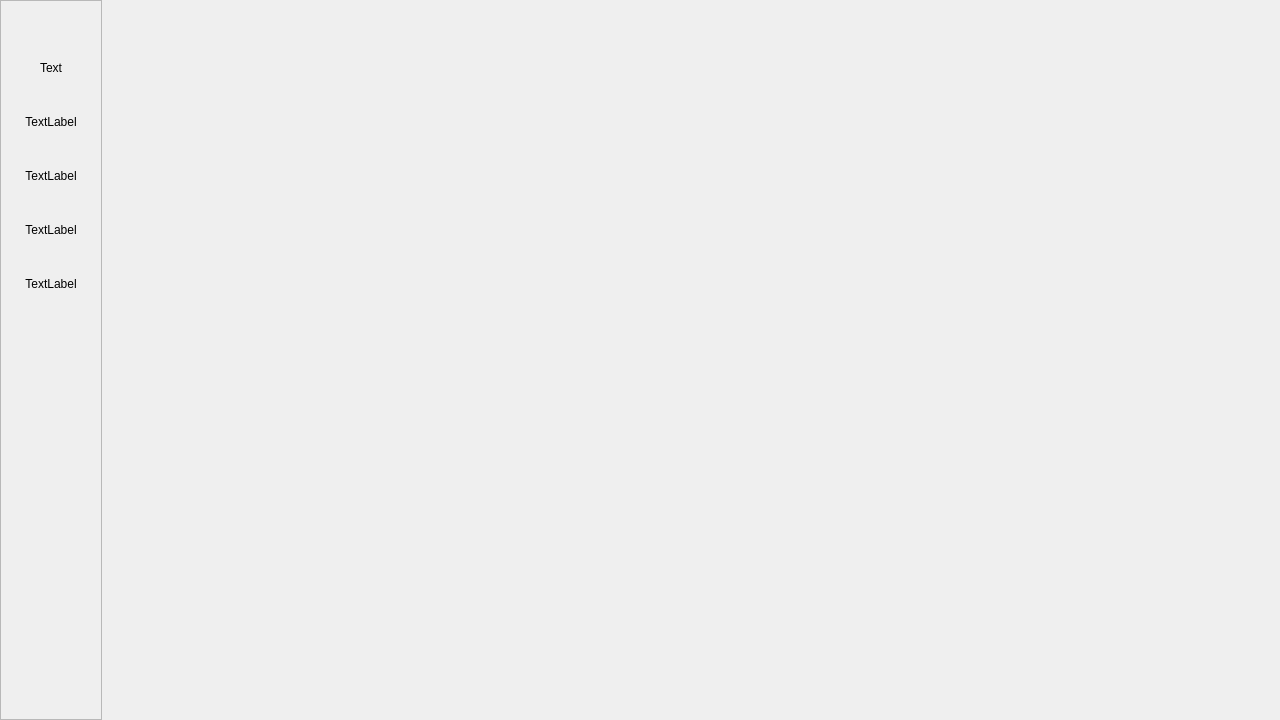
<?xml version="1.0" encoding="UTF-8"?>
<ui version="4.0">
 <class>MainWindow</class>
 <widget class="QMainWindow" name="MainWindow">
  <property name="geometry">
   <rect>
    <x>0</x>
    <y>0</y>
    <width>1280</width>
    <height>720</height>
   </rect>
  </property>
  <property name="windowTitle">
   <string>Manga Reader App</string>
  </property>
  <widget class="QWidget" name="centralwidget">
   <property name="contextMenuPolicy">
    <enum>Qt::ActionsContextMenu</enum>
   </property>
   <property name="toolTipDuration">
    <number>-4</number>
   </property>
   <layout class="QHBoxLayout" name="horizontalLayout">
    <property name="leftMargin">
     <number>0</number>
    </property>
    <property name="topMargin">
     <number>0</number>
    </property>
    <property name="rightMargin">
     <number>0</number>
    </property>
    <property name="bottomMargin">
     <number>0</number>
    </property>
    <item>
     <widget class="QWidget" name="sideMenuWidget" native="true">
      <layout class="QVBoxLayout" name="verticalLayout_2">
       <property name="leftMargin">
        <number>0</number>
       </property>
       <property name="topMargin">
        <number>0</number>
       </property>
       <property name="rightMargin">
        <number>0</number>
       </property>
       <property name="bottomMargin">
        <number>0</number>
       </property>
       <item>
        <widget class="QFrame" name="frame">
         <property name="sizePolicy">
          <sizepolicy hsizetype="Fixed" vsizetype="Preferred">
           <horstretch>0</horstretch>
           <verstretch>0</verstretch>
          </sizepolicy>
         </property>
         <property name="minimumSize">
          <size>
           <width>100</width>
           <height>0</height>
          </size>
         </property>
         <property name="layoutDirection">
          <enum>Qt::LeftToRight</enum>
         </property>
         <property name="frameShape">
          <enum>QFrame::StyledPanel</enum>
         </property>
         <property name="frameShadow">
          <enum>QFrame::Raised</enum>
         </property>
         <layout class="QVBoxLayout" name="verticalLayout_3">
          <property name="spacing">
           <number>40</number>
          </property>
          <property name="leftMargin">
           <number>20</number>
          </property>
          <property name="topMargin">
           <number>0</number>
          </property>
          <property name="rightMargin">
           <number>20</number>
          </property>
          <property name="bottomMargin">
           <number>0</number>
          </property>
          <item>
           <spacer name="verticalSpacer_2">
            <property name="orientation">
             <enum>Qt::Vertical</enum>
            </property>
            <property name="sizeType">
             <enum>QSizePolicy::Fixed</enum>
            </property>
            <property name="sizeHint" stdset="0">
             <size>
              <width>20</width>
              <height>60</height>
             </size>
            </property>
           </spacer>
          </item>
          <item>
           <widget class="QLabel" name="libraryButton">
            <property name="sizePolicy">
             <sizepolicy hsizetype="Maximum" vsizetype="Preferred">
              <horstretch>0</horstretch>
              <verstretch>0</verstretch>
             </sizepolicy>
            </property>
            <property name="minimumSize">
             <size>
              <width>60</width>
              <height>0</height>
             </size>
            </property>
            <property name="maximumSize">
             <size>
              <width>60</width>
              <height>16777215</height>
             </size>
            </property>
            <property name="cursor">
             <cursorShape>PointingHandCursor</cursorShape>
            </property>
            <property name="text">
             <string>Text</string>
            </property>
            <property name="alignment">
             <set>Qt::AlignCenter</set>
            </property>
           </widget>
          </item>
          <item>
           <widget class="QLabel" name="updateButton">
            <property name="sizePolicy">
             <sizepolicy hsizetype="Maximum" vsizetype="Preferred">
              <horstretch>0</horstretch>
              <verstretch>0</verstretch>
             </sizepolicy>
            </property>
            <property name="minimumSize">
             <size>
              <width>60</width>
              <height>0</height>
             </size>
            </property>
            <property name="maximumSize">
             <size>
              <width>60</width>
              <height>16777215</height>
             </size>
            </property>
            <property name="cursor">
             <cursorShape>PointingHandCursor</cursorShape>
            </property>
            <property name="layoutDirection">
             <enum>Qt::LeftToRight</enum>
            </property>
            <property name="text">
             <string>TextLabel</string>
            </property>
            <property name="alignment">
             <set>Qt::AlignCenter</set>
            </property>
           </widget>
          </item>
          <item>
           <widget class="QLabel" name="historyButton">
            <property name="sizePolicy">
             <sizepolicy hsizetype="Maximum" vsizetype="Preferred">
              <horstretch>0</horstretch>
              <verstretch>0</verstretch>
             </sizepolicy>
            </property>
            <property name="minimumSize">
             <size>
              <width>60</width>
              <height>0</height>
             </size>
            </property>
            <property name="maximumSize">
             <size>
              <width>60</width>
              <height>16777215</height>
             </size>
            </property>
            <property name="cursor">
             <cursorShape>PointingHandCursor</cursorShape>
            </property>
            <property name="text">
             <string>TextLabel</string>
            </property>
            <property name="alignment">
             <set>Qt::AlignCenter</set>
            </property>
           </widget>
          </item>
          <item>
           <widget class="QLabel" name="browserButton">
            <property name="sizePolicy">
             <sizepolicy hsizetype="Fixed" vsizetype="Preferred">
              <horstretch>0</horstretch>
              <verstretch>0</verstretch>
             </sizepolicy>
            </property>
            <property name="minimumSize">
             <size>
              <width>60</width>
              <height>0</height>
             </size>
            </property>
            <property name="maximumSize">
             <size>
              <width>60</width>
              <height>16777215</height>
             </size>
            </property>
            <property name="cursor">
             <cursorShape>PointingHandCursor</cursorShape>
            </property>
            <property name="layoutDirection">
             <enum>Qt::LeftToRight</enum>
            </property>
            <property name="text">
             <string>TextLabel</string>
            </property>
            <property name="alignment">
             <set>Qt::AlignCenter</set>
            </property>
           </widget>
          </item>
          <item>
           <widget class="QLabel" name="settingsButton">
            <property name="sizePolicy">
             <sizepolicy hsizetype="Maximum" vsizetype="Preferred">
              <horstretch>0</horstretch>
              <verstretch>0</verstretch>
             </sizepolicy>
            </property>
            <property name="minimumSize">
             <size>
              <width>60</width>
              <height>0</height>
             </size>
            </property>
            <property name="maximumSize">
             <size>
              <width>60</width>
              <height>16777215</height>
             </size>
            </property>
            <property name="cursor">
             <cursorShape>PointingHandCursor</cursorShape>
            </property>
            <property name="text">
             <string>TextLabel</string>
            </property>
            <property name="alignment">
             <set>Qt::AlignCenter</set>
            </property>
           </widget>
          </item>
          <item>
           <spacer name="verticalSpacer">
            <property name="orientation">
             <enum>Qt::Vertical</enum>
            </property>
            <property name="sizeType">
             <enum>QSizePolicy::Expanding</enum>
            </property>
            <property name="sizeHint" stdset="0">
             <size>
              <width>20</width>
              <height>40</height>
             </size>
            </property>
           </spacer>
          </item>
         </layout>
        </widget>
       </item>
      </layout>
     </widget>
    </item>
    <item>
     <widget class="QWidget" name="pages_widget" native="true">
      <property name="sizePolicy">
       <sizepolicy hsizetype="Expanding" vsizetype="Expanding">
        <horstretch>0</horstretch>
        <verstretch>0</verstretch>
       </sizepolicy>
      </property>
      <layout class="QVBoxLayout" name="verticalLayout">
       <property name="leftMargin">
        <number>5</number>
       </property>
       <property name="topMargin">
        <number>9</number>
       </property>
       <property name="rightMargin">
        <number>20</number>
       </property>
       <property name="bottomMargin">
        <number>9</number>
       </property>
       <item>
        <widget class="QStackedWidget" name="stackedWidget">
         <property name="contextMenuPolicy">
          <enum>Qt::ActionsContextMenu</enum>
         </property>
         <property name="currentIndex">
          <number>-1</number>
         </property>
        </widget>
       </item>
      </layout>
     </widget>
    </item>
   </layout>
  </widget>
 </widget>
 <resources/>
 <connections/>
</ui>
